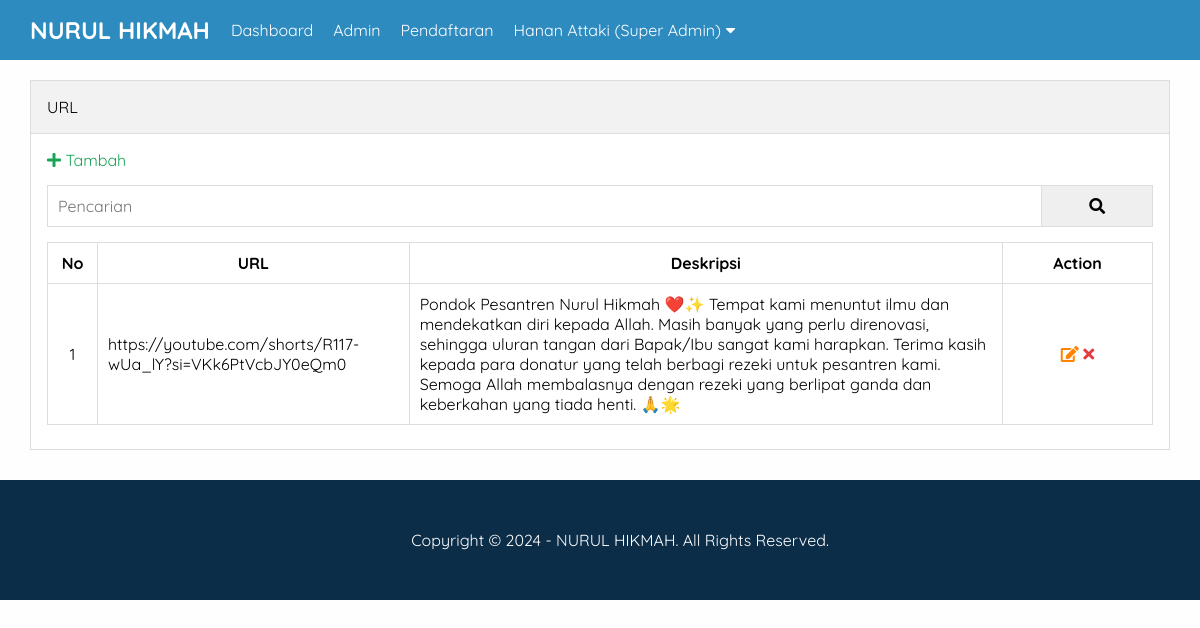
The app's page /admin/sosmed.php (signed in) with its own data.
### tables this page shows
CREATE TABLE `pengaturan` (
  `id` int(11) NOT NULL,
  `nama` varchar(50) NOT NULL,
  `email` varchar(50) NOT NULL,
  `telepon` varchar(20) NOT NULL,
  `alamat` text NOT NULL,
  `logo` varchar(50) NOT NULL,
  `favicon` varchar(50) NOT NULL,
  `tentang_pesantren` text NOT NULL,
  `foto_pesantren` varchar(50) NOT NULL,
  `google_maps` text NOT NULL,
  `nama_pimpinan` varchar(50) NOT NULL,
  `foto_pimpinan` varchar(50) NOT NULL,
  `sambutan_pimpinan` text NOT NULL,
  `created_at` timestamp NOT NULL DEFAULT current_timestamp(),
  `updated_at` datetime DEFAULT NULL
);

CREATE TABLE `videos` (
  `id` int(11) NOT NULL,
  `video_url` text NOT NULL,
  `description` text NOT NULL,
  `created_at` timestamp NOT NULL DEFAULT current_timestamp()
);

### admin/sosmed.php (the view, shortened to what this page needs)
<?php include 'header.php'; ?>
<div class="content">
    <div class="container">
        <div class="box">
            <div class="box-header">
                URL
            </div>
            <div class="box-body">
                <a href="tambah-sosmed.php" class="text-green"><i class="fa fa-plus"></i> Tambah</a>
                <form action="">
                    <div class="input-group">
                        <input type="text" name="key" placeholder="Pencarian">
                        <button type="submit"><i class="fa fa-search"></i></button>
                    </div>
                </form>
                <table class="table">
                    <thead>
                        <tr>
                            <th>No</th>
                            <th>URL</th>
                            <th>Deskripsi</th>
                            <th>Action</th>
                        </tr>
                    </thead>
                    <tbody>
                        <?php
                        $no = 1;
                        $where = " WHERE 1=1 ";
                        $sosmed = mysqli_query($conn, "SELECT * FROM videos $where ORDER BY id DESC");
                        if (mysqli_num_rows($sosmed) > 0) {
                            while ($row = mysqli_fetch_array($sosmed)) {
                        ?>
                        <tr>
                            <td><?= $no++ ?></td>
                            <td><?= $row['video_url'] ?></td>
                            <td><?= $row['description'] ?></td>
                            <td>
                                <a href="edit-sosmed.php?id=<?= $row['id'] ?>" title="Edit Data" class="text-orange"><i
                                        class="fa fa-edit"></i></a>
                                <a href="hapus.php?id=<?= $row['id'] ?>" onclick="return confirm('Yakin ingin hapus ?')"
                                    title="Hapus Data" class="text-red"><i class="fa fa-times"></i></a>
                            </td>
                        </tr>
                        <?php }
                        } else { ?>
                        <tr>
                            <td colspan="6">Data tidak ada</td>
                        </tr>
                        <?php } ?>
                    </tbody>
                </table>
            </div>
        </div>
    </div>
</div>
<?php include 'footer.php'; ?>

### admin/header.php (shortened to what this page needs)
<?php
include '../koneksi.php';
$identitas = mysqli_query($conn, "SELECT * FROM pengaturan ORDER BY id DESC LIMIT 1");
$d = mysqli_fetch_object($identitas);
?>
<!DOCTYPE html>
<html>
<head>
    <link rel="stylesheet" type="text/css" href="../assets/css/admin.css">
    <link rel="stylesheet" href="https://cdnjs.cloudflare.com/ajax/libs/font-awesome/5.15.3/css/all.min.css"
 />
</head>
<body class="bg-light">
    <div class="navbar">
        <div class="container">
            <h2 class="nav-brand float-left"><a href="index.php"><?= $d->nama ?></a></h2>
            <ul class="nav-menu float-left">
                <li><a href="index.php">Dashboard</a></li>
                <?php if ($_SESSION['ulevel'] == 'Super Admin') { ?>
                <li><a href="admin.php">Admin</a></li>
                <li><a href="pendaftaran.php">Pendaftaran</a></li>
                <?php } ?>
                <li>
                    <a href="#"><?= $_SESSION['uname'] ?> (<?= $_SESSION['ulevel'] ?>) <i
                            class="fa fa-caret-down"></i></a>
                </li>
            </ul>
        </div>
    </div>

### admin/footer.php
<footer>
    <div class="container text-center">
        <p>Copyright &copy; <?= date('Y') ?> - <?= $d->nama ?>. All Rights Reserved.</p>
    </div>
</footer>
</body>
</html>

### assets/css/admin.css (style rules this page uses)
* { margin:0; padding:0; font-family: 'Quicksand', sans-serif; box-sizing: border-box; }
a { text-decoration: none; }
.float-left { float:left; }
.container { width: 1140px; margin:0 auto; }
.container::after { content: ""; display: block; clear: both; }
.bg-light { background-color: #fefefe; }
.box { border:1px solid #ddd; background-color: #fff; }
.box-header { padding:16px; border-bottom:1px solid #ddd; background-color: #f2f2f2; }
.box-body { padding:16px; }
form { margin:15px 0; }
.text-center { text-align: center !important; }
.navbar { height: 60px; width: 100%; background-color: #2E8BC0; position: fixed; top: 0; z-index: 1000; }
.navbar a { color: #fff; }
.nav-brand { display: inline-block; padding:15px 0; margin-right: 16px; }
.nav-menu { display: flex; list-style: none; margin-left: auto; gap: 10px; }
.nav-menu li a { padding: 20px 5px; display: inline-block; }
.content { padding:80px 0 30px 0; }
.table { width:100%; border-collapse: collapse; margin:8px 0; }
.table th, .table td { border:1px solid #ddd; padding:10px; }
.table td:first-child { width:50px; text-align: center; }
.table td:last-child { width:150px; text-align: center; }
.text-red { color: #E43D40; }
.text-orange { color: #FF8300; }
.text-green { color: #18A558; }
.input-group:after { content: ""; clear: both; display: block; }
.input-group input[type="text"] { width: 90%; padding: 10px; font-size: 16px; float: left; border:1px solid #ddd; }
.input-group button { width: 10%; padding: 10px; font-size: 16px; float: left; border:1px solid #ddd; border-left: none; }
footer { padding:50px; background-color: #0C2D48; color: #fff; }

### records on screen
pengaturan: nama "NURUL HIKMAH"
videos: video_url "https://youtube.com/shorts/R117-wUa_lY?si=VKk6PtVcbJY0eQm0", description "Pondok Pesantren Nurul Hikmah ❤️✨ Tempat kami menuntut ilmu dan mendekatkan diri kepada Allah. Masih banyak yang perlu direnovasi, sehingga uluran tangan dari Bapak/Ibu sangat kami harapkan. Terima kasih kepada para donatur yang telah berbagi rezeki untuk pesantren kami. Semoga Allah membalasnya dengan rezeki yang berlipat ganda dan keberkahan yang tiada henti. 🙏🌟"

### other values on screen
$_SESSION['uname'] "Hanan Attaki"
$_SESSION['ulevel'] "Super Admin"
